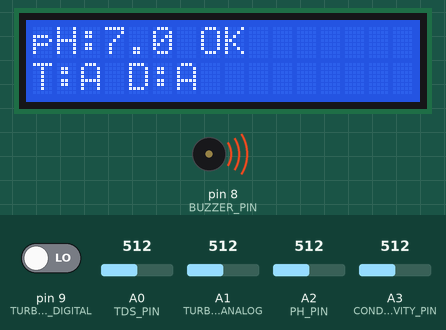
Simulated run of this sketch. Board: Arduino Uno, built with avr-gcc and run on an emulated ATmega328P. On the bench: 16×2 character LCD, buzzer (waves = sounding). The inputs (shaded band) are chosen by the test bench; at power-on: A2 (PH_PIN) = 512, A1 (TURBIDITY_ANALOG) = 512, A0 (TDS_PIN) = 512, pin 9 (TURBIDITY_DIGITAL) LOW, A3 (CONDUCTIVITY_PIN) = 512. What the sketch prints to the serial monitor is not drawn.

Above: at 2.7 s.
2.8 s: A2 (PH_PIN) set to 603
At 5.0 s:
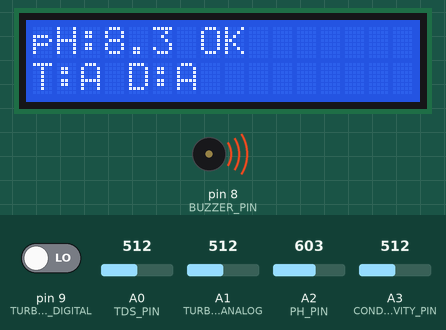
5.5 s: A2 (PH_PIN) set to 632
At 6.9 s:
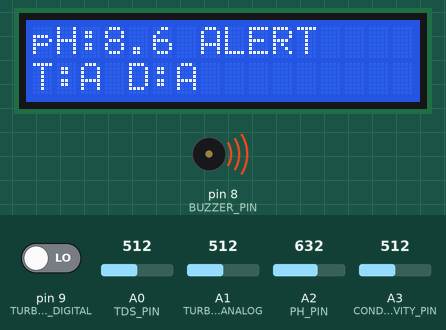
7.9 s: A1 (TURBIDITY_ANALOG) set to 798
12.3 s: A1 (TURBIDITY_ANALOG) set to 823
At 14.1 s:
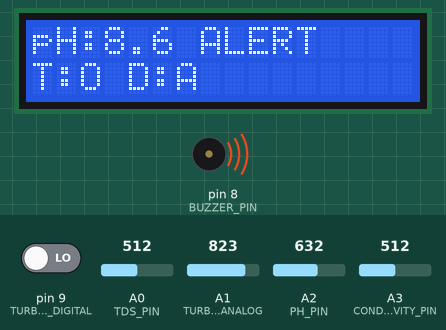
15.0 s: A0 (TDS_PIN) set to 251
19.4 s: A0 (TDS_PIN) set to 228
At 21.5 s:
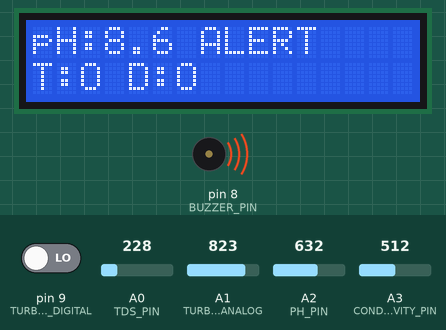
Timing chart, 0 to 23.0 s (numbered marks = the images above; inputs shaded):
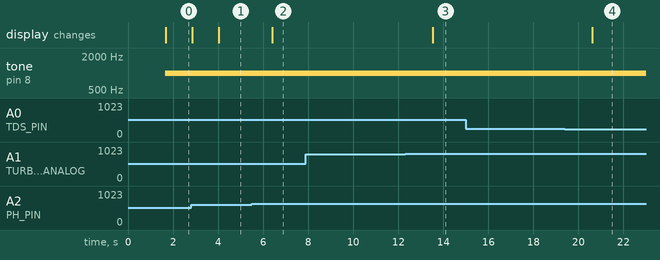

Measured:
- the behaviour switches between 621 and 622 on A2 (PH_PIN) (found by bisection; images 1 and 2)
- the behaviour switches between 814 and 815 on A1 (TURBIDITY_ANALOG) (found by bisection; images 2 and 3)
- the behaviour switches between 236 and 235 on A0 (TDS_PIN) (found by bisection; images 3 and 4)
- after the input at 2.8 s, the display: first changes after 0.05 s (image 1 shows a later state)
- after the input at 5.5 s, the display: changes after 0.90 s (image 2)
- after the input at 7.9 s, every drawn part: stays the same
- after the input at 12.3 s, the display: changes after 1.2 s (image 3)
- after the input at 15.0 s, every drawn part: stays the same
- after the input at 19.4 s, the display: changes after 1.2 s (image 4)

The sketch:

quality_test.ino
```cpp
#include <LiquidCrystal.h>

#define TDS_PIN A0
#define TURBIDITY_ANALOG A1
#define TURBIDITY_DIGITAL 9
#define PH_PIN A2
#define CONDUCTIVITY_PIN A3
#define BUZZER_PIN 8

#define VREF 5.0
#define TDS_MAX_VOLTAGE 2.3
#define CONDUCTIVITY_THRESHOLD 1000
#define TURBIDITY_THRESHOLD 5.0  // NTU threshold

LiquidCrystal lcd(7, 6, 5, 4, 3, 2);

void setup() {
  lcd.begin(16, 2);
  Serial.begin(9600);
  Serial.print("Welcome! Loading...");
  pinMode(TURBIDITY_DIGITAL, INPUT);
  pinMode(BUZZER_PIN, OUTPUT);
  delay(1500);
}

void loop() {
  // --- Read TDS ---
  int tdsRaw = analogRead(TDS_PIN);
  float tdsVolt = tdsRaw * VREF / 1024.0;
  float tds = (tdsVolt * 1000.0) / TDS_MAX_VOLTAGE;

  // --- Read Conductivity ---
  int conductRaw = analogRead(CONDUCTIVITY_PIN);
  // float conductVolt = conductRaw * (5.0 / 1023.0);
  float conductivity = map(conductRaw, 0, 1023, 0, 2000);

  // --- Read Turbidity (Analog) ---
  int turbRaw = analogRead(TURBIDITY_ANALOG);
  float turbVolt = turbRaw * (5.0 / 1023.0);

  // Auto-scale mapping to work with actual Proteus range
  // Maps your actual ADC range to full 0-1000 NTU range
  // float turbidity = map(turbRaw, 0, 1023, 1000, 0);

  // Alternative: If you want to use voltage-based mapping with your actual range
  // Uncomment the line below and comment the map() line above
  float turbidity = ((4.0 - turbVolt) / 4.0) * 1000.0;  // Assumes 0-4V range

  // Constrain to valid range
  turbidity = constrain(turbidity, 0.0, 1000.0);

  // --- Read Turbidity (Digital) ---
  int turbDigital = digitalRead(TURBIDITY_DIGITAL);

  // --- Read pH ---
  int phReadings[10], temp;
  for (int i = 0; i < 10; i++) {
    phReadings[i] = analogRead(PH_PIN);
    delay(10);
  }
  for (int i = 0; i < 9; i++) {
    for (int j = i + 1; j < 10; j++) {
      if (phReadings[i] > phReadings[j]) {
        temp = phReadings[i];
        phReadings[i] = phReadings[j];
        phReadings[j] = temp;
      }
    }
  }
  long avgPH = 0;
  for (int i = 2; i < 8; i++) avgPH += phReadings[i];
  float phValue = 14 * (avgPH / 6.0) / 1023.0;

  // --- Threshold checks ---
  bool phAlert = (phValue < 6.5 || phValue > 8.5);
  bool tdsAlert = (tds > 500);
  bool conductAlert = (conductivity > CONDUCTIVITY_THRESHOLD); // Conductivity alert
  bool turbAnalogAlert = (turbidity > TURBIDITY_THRESHOLD);  // Analog turbidity alert
  bool turbDigitalAlert = (turbDigital == HIGH);             // Digital turbidity alert
  bool turbAlert = turbAnalogAlert || turbDigitalAlert;      // Combined turbidity alert
  bool alert = phAlert || conductAlert || tdsAlert || turbAlert;

  // --- Buzzer ---
  if (alert) tone(BUZZER_PIN, 1000);
  else noTone(BUZZER_PIN);

  // --- LCD Display ---
  lcd.clear();
  lcd.setCursor(0, 0);
  lcd.print("pH:");
  lcd.print(phValue, 1);
  lcd.print(phAlert ? " ALERT" : " OK");

  lcd.setCursor(0, 1);
  lcd.print("T:");
  lcd.print(turbAlert ? "A" : "O");
  lcd.print(" D:");
  lcd.print(tdsAlert ? "A" : "O");

  // --- Serial Debug Info ---

  Serial.print("pH: ");
  Serial.print(phValue, 2);
  Serial.println(phAlert ? " (ALERT)" : " (OK)");
  Serial.print("TDS: ");
  Serial.print(tds, 1);
  Serial.println(tdsAlert ? " (ALERT)" : " (OK)");
  Serial.print("Turbidity Analog: ");
  Serial.print(turbidity, 1);
  Serial.print(" NTU");
  Serial.println(turbAnalogAlert ? " (ALERT)" : " (OK)");
  Serial.print("Turbidity Digital: ");
  Serial.println(turbDigital == HIGH ? "HIGH (Above threshold)" : "LOW (Normal)");

  Serial.print("Conductivity: ");
  Serial.print(conductivity, 1);
  Serial.print(" uS/cm");
  Serial.println(conductAlert ? " (ALERT)" : " (OK)");

  delay(1000);
}
```
